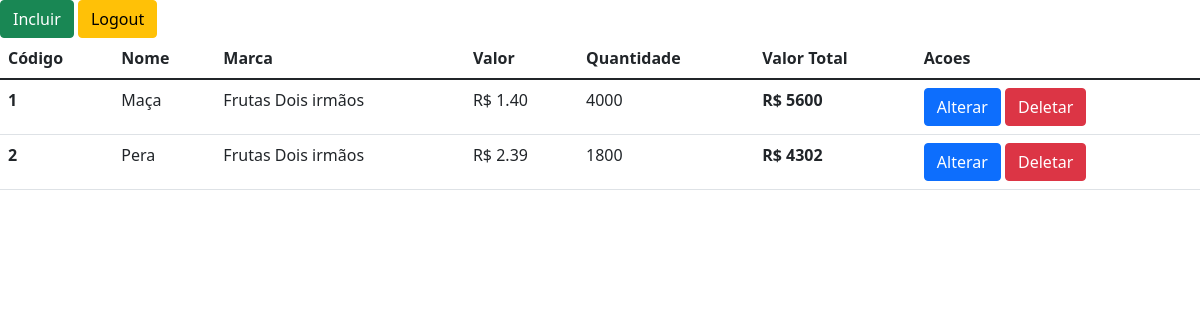
The page /index.php (signed in) on the database its author committed.
### tables this page shows
CREATE TABLE `produto` (
  `codigo` int(11) NOT NULL,
  `nome` varchar(50) NOT NULL,
  `marca` varchar(30) NOT NULL,
  `valor` decimal(6, 2) NOT NULL,
  `quantidade` int(11) NOT NULL
);

### Controller/controllerMenu.php (called while the page is built)
<?php
function exibeMenu() {
    require_once('./View/viewMenu.php');
}

### Controller/controllerBase.php (called while the page is built, shortened)
<?php
require_once('./Controller/controllerValidation.php');
function validaInicio() {
    validationInicio();
}
function getFirstFromArray($aArray) {
    foreach($aArray as $xThing) {
        return $xThing;
    }
}

### index.php (called while the page is built, shortened)
<?php
require_once('./Controller/controllerBase.php');
validaInicio();
?>

### SQL/sql.php (called while the page is built, shortened)
<?php
function getSqlConsultaProdutos() {
    $sSql = "
        SELECT * FROM produto
    ";
    return $sSql;
}

### Controller/controllerBd.php (called while the page is built, shortened)
<?php
require_once('./Controller/controllerValidation.php');
require_once('./SQL/sql.php');
function execute($sSql) {
    try {
        $oPrepare = getConnection()->prepare($sSql);
        $oPrepare->execute();
        $aResult = $oPrepare->fetchAll(PDO::FETCH_ASSOC);
        $aResult = trataFetch($aResult);
        return $aResult;
    } catch (\Throwable $e) {
        if (isAdmin()) {
            echo $e;
            throw new \Exception('error');
        }
        else {
            echo '<h1>Ops! :(</h1>';
            echo '<br/>';
            echo 'Ocorreram problemas internos não esperados.';
            die();
        }
    }
}
function trataFetch($aFetch) {
    return $aFetch;
}
function getConnection() {
    $sBdName = BD_NAME;
    $sHost   = HOST;
    $sBd     = BD_TYPE;
    $oConnection = new PDO("{$sBd}:host={$sHost};dbname={$sBdName}",USER,'');
    $oConnection->setAttribute(PDO::ATTR_ERRMODE, PDO::ERRMODE_EXCEPTION);
    return $oConnection;
}

### View/viewMenu.php (the view, shortened to what this page needs)
<?php
require_once('./Controller/controllerBd.php');
require_once('./Controller/controllerBase.php');
require_once('./SQL/sql.php');
function montaMenu() {
    $aRegistros = execute(getSqlConsultaProdutos());
    if (is_array($aRegistros)) {
        adicionaColunas($aRegistros);
        echo '<table class="table">';
        montaColunas($aRegistros);
        montaLinhas($aRegistros);
        echo '</table>';
    }
    else {
        echo '<br>';
        echo 'Nenhum produto cadastrado.';
    }
}
function montaColunas($aRegistros) {
    echo '<thead>';
    echo '<tr>';
    foreach(getFirstFromArray($aRegistros) as $sColuna => $xValor) {
        trataTituloColuna($sColuna);
    }
    echo '</tr>';
    echo '</thead>';
}
function trataTituloColuna($sColuna) {
    switch ($sColuna) {
        case 'codigo':
            echo "<th scope=\"col\">Código</th>";
            break;
        case 'total':
            echo "<th scope=\"col\">Valor Total</th>";
            break;
        default:
            $sColuna = ucfirst($sColuna);
            echo "<th scope=\"col\">{$sColuna}</th>";
            break;
    }
}
function montaLinhas($aRegistros) {
    echo '<tbody>';
    foreach($aRegistros as $aLinha) {
        echo '<tr>';
        foreach($aLinha as $sColuna => $xValor) {
            trataLinha($sColuna, $xValor, $aLinha);
        }
        echo '</tr>';
    }
    echo '</tbody>';
}
function trataLinha($sColuna, $xValor, $aLinha) {
    switch ($sColuna) {
        case 'codigo':
            echo "<th scope=\"row\">{$xValor}</th>";
            break;
        case 'total':
            $iTotal = $aLinha['quantidade'] * $aLinha['valor'];
            echo "<th scope=\"row\">R$ {$iTotal}</th>";
            break;
        case 'acoes':
            echo "<td><a href=\"?codigo={$aLinha['codigo']}&acao=2\" class=\"btn btn-primary\">Alterar</a> <a href=\"?codigo={$aLinha['codigo']}&acao=3\" class=\"btn btn-danger\">Deletar</a></td>";
            break;
        case 'valor':
            echo "<td>R$ {$xValor}</td>";
            break;
        default:
        echo "<td>{$xValor}</td>";
            break;
    }
}
?>
<!doctype html>
<html lang="pt-BR">
<head>
    <link href="https://cdn.jsdelivr.net/npm/bootstrap@5.1.3/dist/css/bootstrap.min.css" rel="stylesheet">
</head>
<body>
    <a class="btn btn-success" href="index.php?acao=1&codigo=0">Incluir</a>
    <a class="btn btn-warning right" href="index.php?acao=5&codigo=0">Logout</a>
    <?php montaMenu() ?>
</body>
</html>

### Controller/controllerValidation.php (shortened to what this page needs)
<?php
require_once('./Controller/controllerMenu.php');
require_once('./Controller/controllerBd.php');
require_once('./Controller/controllerBase.php');
function validationInicio() {
    if (validaUsuarioLogado()) {
        exibeMenu();
    }
    else {
        validaLogin();
        exibeLogin();
    }
}
function validaUsuarioLogado() {
    $bLogado = false;
    if (isset($_SESSION[LOGADO]) && $_SESSION[LOGADO] && !empty($_SESSION[USUARIO])) {
        $bLogado = true;
    }
    return $bLogado;
}

### rows shown on the page
produto: codigo "1", nome "Maça", marca "Frutas Dois irmãos", valor "1.40", quantidade "4000", iTotal "5600"
produto: codigo "2", nome "Pera", marca "Frutas Dois irmãos", valor "2.39", quantidade "1800", iTotal "4302"

### other values the page prints
$sColuna "Nome"
$sColuna "Marca"
$sColuna "Valor"
$sColuna "Quantidade"
$sColuna "Acoes"
